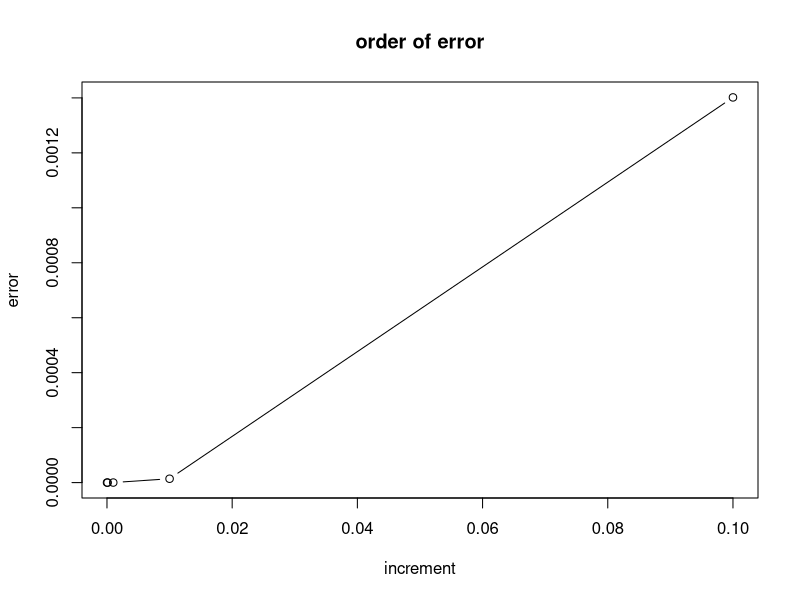
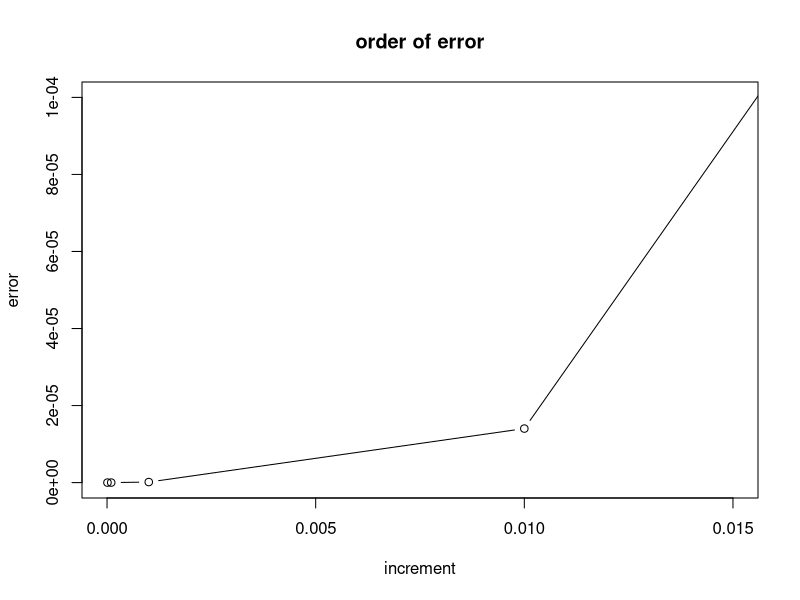

Write R code to recreate these figures, in order.
# define function for ...

# ... increment parameter
increment = function(x)
  return(10^(-x))

# ... absolute approximation
approximation = function(h) 
  return(abs((cos(1 + h) - cos(1 - h)) / (2 * h)))

# ... absolute error
error = function(h)
  return(abs(-sin(1) - (cos(1 + h) - cos(1 - h)) / (2 * h)))

# create objects
a = 1:16
b = sapply(a, increment)
c = sapply(b, approximation)
d = sapply(b, error)

# generate table           
M = cbind(b, c, d)
colnames(M) = c("increment", "approximation", "error")
rownames(M) = c(1:16)
print(M)

# create vectors
e = c(b[1:5])
f = c(d[1:5])

# generate graphics
plot(e, f, type = "b", xlab = "increment", ylab = "error",
     main = "order of error")
plot(e, f, type = "b", xlim = c(0, 0.015), ylim = c(0, 0.0001),
     xlab = "increment", ylab = "error", main = "order of error")
